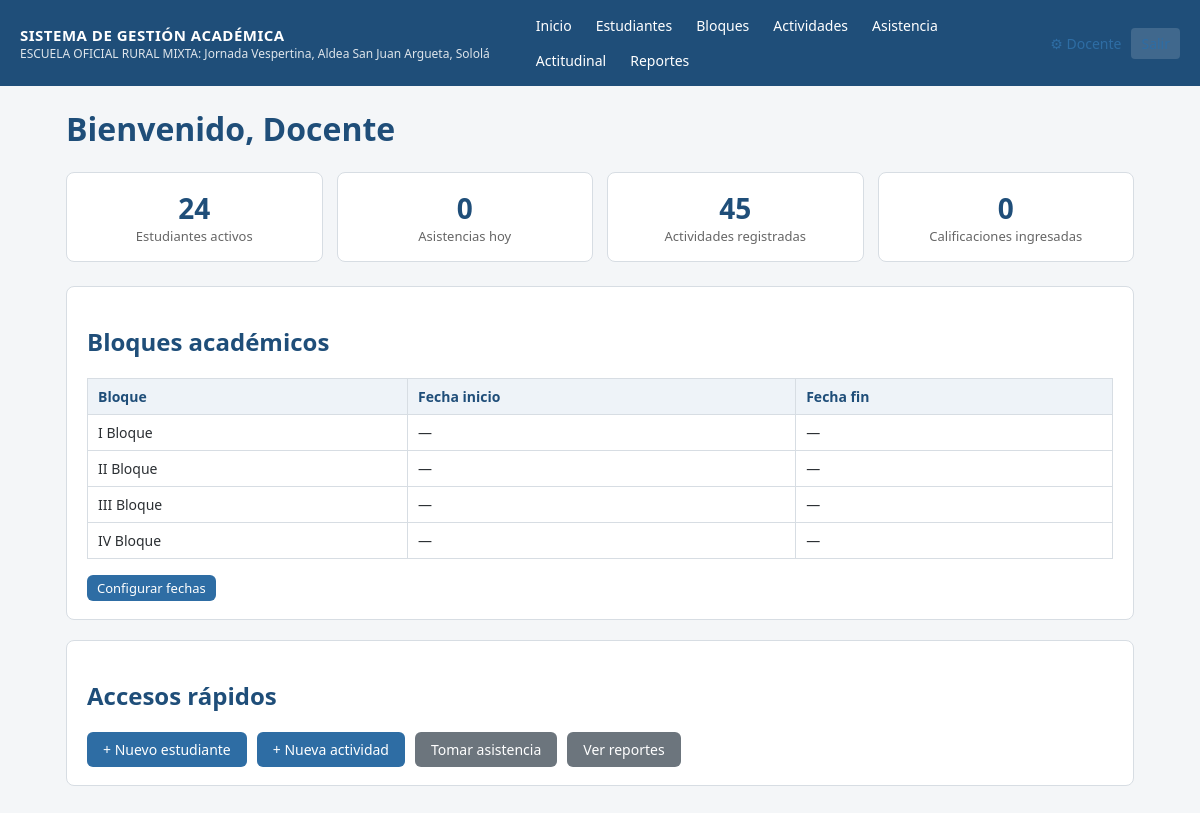
/ (signed in), run on the app's committed database.
### tables this page shows
CREATE TABLE configuracion (
    clave TEXT PRIMARY KEY,
    valor TEXT
);

CREATE TABLE bloques (
    id INTEGER PRIMARY KEY AUTOINCREMENT,
    nombre TEXT NOT NULL,
    numero INTEGER NOT NULL UNIQUE,
    fecha_inicio TEXT,
    fecha_fin TEXT,
    estado TEXT NOT NULL DEFAULT 'activo'
);

### app.py (the view)
@app.route("/")
@login_required
def dashboard():
    stats = {
        "estudiantes": query("SELECT COUNT(*) c FROM estudiantes WHERE estado='activo'", one=True)["c"],
        "asistencia_hoy": query(
            "SELECT COUNT(*) c FROM asistencia WHERE fecha = ?", (date.today().isoformat(),), one=True
        )["c"],
        "actividades": query("SELECT COUNT(*) c FROM actividades", one=True)["c"],
        "calificaciones": query("SELECT COUNT(*) c FROM calificaciones", one=True)["c"],
    }
    bloques = query("SELECT * FROM bloques ORDER BY numero")
    return render_template("dashboard.html", stats=stats, bloques=bloques)

### app.py (called while the page is built)
def get_db():
    if "db" not in g:
        g.db = sqlite3.connect(DB_PATH)
        g.db.row_factory = sqlite3.Row
        g.db.execute("PRAGMA foreign_keys = ON")
    return g.db

def query(sql, args=(), one=False):
    cur = get_db().execute(sql, args)
    rows = cur.fetchall()
    return (rows[0] if rows else None) if one else rows

def login_required(view):
    @wraps(view)
    def wrapped(*args, **kwargs):
        if not session.get("usuario_id"):
            return redirect(url_for("login"))
        return view(*args, **kwargs)
    return wrapped

@app.context_processor
def inject_globals():
    cfg = {row["clave"]: row["valor"] for row in query("SELECT clave, valor FROM configuracion")}
    return dict(config=cfg, docente_nombre=session.get("nombre"))

### templates/dashboard.html (shortened to what this page needs)
{% extends "base.html" %}
{% block content %}
<h1>Bienvenido, {{ docente_nombre }}</h1>
<div class="stats-grid">
    <div class="stat-card">
        <div class="num">{{ stats.estudiantes }}</div>
        <div class="label">Estudiantes activos</div>
    </div>
    <div class="stat-card">
        <div class="num">{{ stats.asistencia_hoy }}</div>
        <div class="label">Asistencias hoy</div>
    </div>
    <div class="stat-card">
        <div class="num">{{ stats.actividades }}</div>
        <div class="label">Actividades registradas</div>
    </div>
    <div class="stat-card">
        <div class="num">{{ stats.calificaciones }}</div>
        <div class="label">Calificaciones ingresadas</div>
    </div>
</div>
<div class="card">
    <h2>Bloques académicos</h2>
    <table>
        <tr><th>Bloque</th><th>Fecha inicio</th><th>Fecha fin</th></tr>
        {% for b in bloques %}
        <tr>
            <td>{{ b.nombre }}</td>
            <td>{{ b.fecha_inicio or '—' }}</td>
            <td>{{ b.fecha_fin or '—' }}</td>
        </tr>
        {% endfor %}
    </table>
    <div class="actions-row">
        <a class="btn btn-sm" href="{{ url_for('bloques') }}">Configurar fechas</a>
    </div>
</div>
<div class="card">
    <h2>Accesos rápidos</h2>
    <div class="actions-row">
        <a class="btn" href="{{ url_for('estudiante_nuevo') }}">+ Nuevo estudiante</a>
        <a class="btn" href="{{ url_for('actividad_nueva') }}">+ Nueva actividad</a>
        <a class="btn btn-secondary" href="{{ url_for('asistencia') }}">Tomar asistencia</a>
        <a class="btn btn-secondary" href="{{ url_for('reportes_index') }}">Ver reportes</a>
    </div>
</div>
{% endblock %}

### templates/base.html (shortened to what this page needs)
<!DOCTYPE html>
<html lang="es">
<head>
<link rel="stylesheet" href="{{ url_for('static', filename='style.css') }}">
</head>
<body>
{% if session.get('usuario_id') %}
<header class="topbar no-print">
    <div class="brand">
        <span class="brand-title">SISTEMA DE GESTIÓN ACADÉMICA</span>
        <span class="brand-sub">{{ config.get('nombre_establecimiento','') }}</span>
    </div>
    <nav>
        <a href="{{ url_for('dashboard') }}">Inicio</a>
        <a href="{{ url_for('estudiantes_lista') }}">Estudiantes</a>
        <a href="{{ url_for('bloques') }}">Bloques</a>
        <a href="{{ url_for('actividades_lista') }}">Actividades</a>
        <a href="{{ url_for('asistencia') }}">Asistencia</a>
        <a href="{{ url_for('actitudinal') }}">Actitudinal</a>
        <a href="{{ url_for('reportes_index') }}">Reportes</a>
    </nav>
    <div class="user-box">
        <a href="{{ url_for('configuracion') }}" title="Mi cuenta y áreas/cursos">⚙ {{ docente_nombre }}</a>
        <a href="{{ url_for('logout') }}" class="logout">Salir</a>
    </div>
</header>
{% endif %}
<main class="container">
    {% block content %}{% endblock %}
</main>
</body>
</html>

### static/style.css (style rules this page uses)
:root { --azul: #1f4e79; --azul-claro: #2e6da4; --gris: #f4f6f8; --borde: #d7dde3; --verde: #2e7d32; --rojo: #c62828; --texto: #2b2f33; }
* { box-sizing: border-box; }
body { margin: 0; font-family: "Segoe UI", Arial, sans-serif; background: var(--gris); color: var(--texto); }
a { color: var(--azul-claro); text-decoration: none; }
.topbar { background: var(--azul); color: #fff; display: flex; align-items: center; flex-wrap: wrap; gap: 16px; padding: 10px 20px; }
.brand { display: flex; flex-direction: column; margin-right: 20px; }
.brand-title { font-weight: 700; font-size: 15px; letter-spacing: .5px; }
.brand-sub { font-size: 12px; opacity: .85; }
.topbar nav { display: flex; flex-wrap: wrap; gap: 4px; flex: 1; }
.topbar nav a { color: #fff; padding: 6px 10px; border-radius: 4px; font-size: 14px; }
.user-box { display: flex; align-items: center; gap: 10px; font-size: 14px; }
.logout { background: rgba(255,255,255,.15); padding: 6px 10px; border-radius: 4px; }
.container { max-width: 1100px; margin: 20px auto; padding: 0 16px 60px; }
h1, h2, h3 { color: var(--azul); }
.card { background: #fff; border: 1px solid var(--borde); border-radius: 8px; padding: 18px 20px; margin-bottom: 20px; }
.stats-grid { display: grid; grid-template-columns: repeat(auto-fit, minmax(180px,1fr)); gap: 14px; margin-bottom: 24px; }
.stat-card { background: #fff; border: 1px solid var(--borde); border-radius: 8px; padding: 16px; text-align: center; }
.stat-card .num { font-size: 28px; font-weight: 700; color: var(--azul); }
.stat-card .label { font-size: 13px; color: #666; }
table { border-collapse: collapse; width: 100%; background: #fff; font-size: 14px; }
table th, table td { border: 1px solid var(--borde); padding: 8px 10px; text-align: left; }
table th { background: #eef3f8; color: var(--azul); }
.btn { display: inline-block; background: var(--azul-claro); color: #fff; border: none; padding: 8px 16px; border-radius: 6px; cursor: pointer; font-size: 14px; }
.btn-secondary { background: #6c757d; }
.btn-sm { padding: 4px 10px; font-size: 13px; }
.actions-row { margin-top: 16px; display: flex; gap: 10px; }

### data on the page
configuracion: get "ESCUELA OFICIAL RURAL MIXTA: Jornada Vespertina, Aldea San Juan Argueta, Sololá"
bloques: nombre "I Bloque", fecha_inicio "—", fecha_fin "—"
bloques: nombre "II Bloque", fecha_inicio "—", fecha_fin "—"
bloques: nombre "III Bloque", fecha_inicio "—", fecha_fin "—"
bloques: nombre "IV Bloque", fecha_inicio "—", fecha_fin "—"

### other printed values
{{ docente_nombre }} "Docente"
{{ stats.estudiantes }} "24"
{{ stats.asistencia_hoy }} "0"
{{ stats.actividades }} "45"
{{ stats.calificaciones }} "0"
